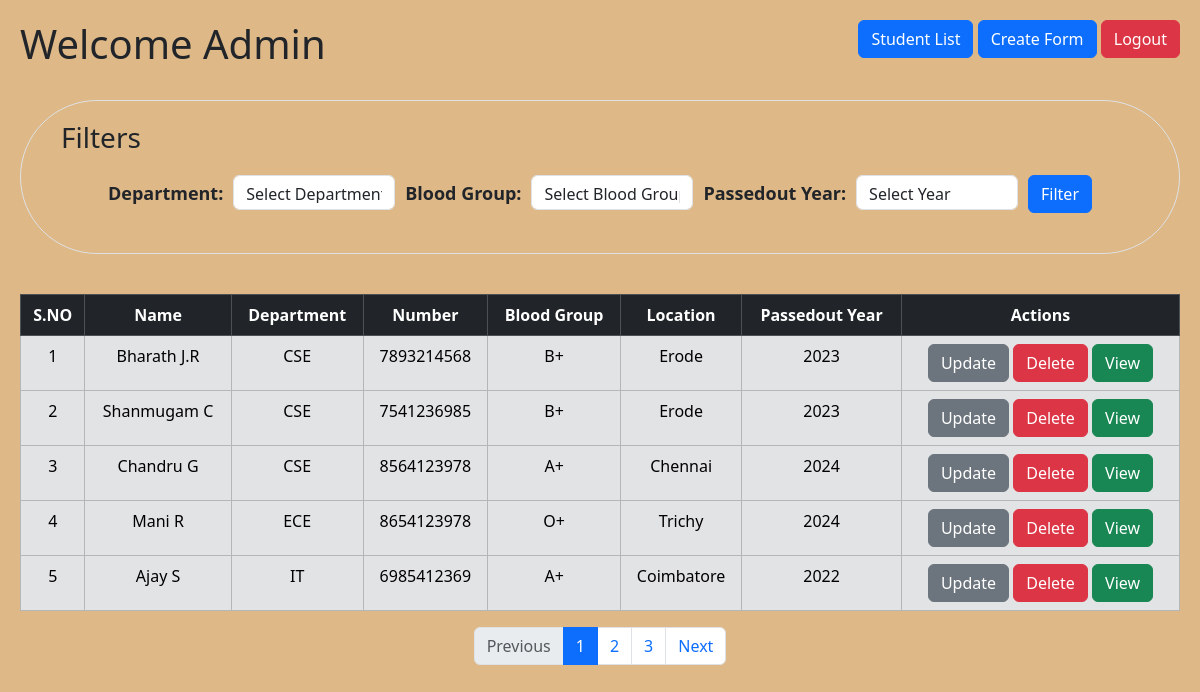
Page /index.php?mod=student&view=studentList (signed in) on the committed database.
### tables this page shows
CREATE TABLE `user` (
  `id` int NOT NULL AUTO_INCREMENT,
  `email` varchar(150) NOT NULL,
  `password` varchar(50) NOT NULL,
  `user_type` enum('Student','Admin') DEFAULT 'Student',
  PRIMARY KEY (`id`),
  UNIQUE KEY `email` (`email`)
);

CREATE TABLE `student_details` (
  `r_id` int NOT NULL,
  `first_name` varchar(15) NOT NULL,
  `last_name` varchar(15) NOT NULL,
  `dob` date NOT NULL,
  `number` varchar(15) NOT NULL,
  `age` tinyint NOT NULL,
  `blood_group` enum('A+','A-','B+','B-','O+','O-','AB+','AB-') NOT NULL,
  `gender` enum('Male','Female','Other') NOT NULL,
  `location` varchar(50) NOT NULL,
  `status` enum('Yes','No') DEFAULT 'Yes',
  `image` varchar(150) NOT NULL,
  `department` varchar(15) NOT NULL,
  `passedout_year` year NOT NULL
);

### model/studentModel.php (called while the page is built, shortened)
<?php
    class StudentModel extends database_connection
    {
        function studentList($filteredArray)
        {
            $status="Yes";
            $user_type="Student";
            $db=$this->connect();
            $query=$this->queryPrepare($filteredArray);
            $data=$db->prepare($query);
            $data->bindParam(":status",$status);
            $data->bindParam(":user_type",$user_type);
            $data->execute();
            $no_Of_Rows=$data->rowCount();
            return $no_Of_Rows;
        }
        function queryPrepare($filteredArray)
        {
            $query="select id,first_name,last_name,department,number,blood_group,passedout_year,location from user inner join student_details on user.id=student_details.r_id where status=:status && user_type=:user_type";
            return $query;
        }
        function retrieve($filteredArray,$offset_value,$results_per_page)
        {
            $status="Yes";
            $user_type="Student";
            $db=$this->connect();
            $query=$this->queryPrepare($filteredArray);
            $query=$query." LIMIT ".$offset_value.','.$results_per_page;
            $data=$db->prepare($query);
            $data->bindParam(":status",$status);
            $data->bindParam(":user_type",$user_type);
            $data->execute();
            $rows = $data->fetchAll(PDO::FETCH_ASSOC);
            $no_Of_Rows=$data->rowCount();
            return ($no_Of_Rows==0) ? "No Records Found" : $rows;
        }
    }
?>

### view/studentList.php (the view, shortened to what this page needs)
<!DOCTYPE html>
<html lang='en'>
<head>
    <link rel='stylesheet' href='view/style.css'>
    <link href='https://cdn.jsdelivr.net/npm/bootstrap@5.3.3/dist/css/bootstrap.min.css' rel='stylesheet'>
</head>
<body class='listBackground'>
    <?php if(file_exists("common/header.php")) { include_once "common/header.php"; } ?>
    <div class='border rounded-pill heading'>
        <h3 class='sub_heading'>Filters</h3>
        <div class='filter'>
                <form method="post" action="index.php?mod=student&view=studentList">
                    <div class='form-group filters'>
                        <label class='list_label'><b>Department:</b></label>
                            <select name='dept_filter' class='form-control filter_input'>
                                <option value=''>Select Department</option>
                            </select>
                        <label class='list_label'><b>Blood Group:</b></label>
                            <select name='blood_group_filter' class='form-control filter_input'>
                                <option value=''>Select Blood Group</option>
                            </select>
                        <label class='list_label'><b>Passedout Year:</b></label>
                            <select name='passedout_year_filter' class='form-control filter_input'>
                                <option value=''>Select Year</option>
                            </select>
                        <input type='submit' class='btn btn-primary' name='submit' value='Filter'>
                    </div>
                </form>
        </div>
    </div>
    <table cellspacing='0' cellpadding='20' border='1' width='800' class='table table-bordered table-hover table-secondary'>
        <tr class='table-dark'>
            <td align="center"><b>S.NO</b></td>
            <td align="center"><b>Name</b></td>
            <td align="center"><b>Department</b></td>
            <td align="center"><b>Number</b></td>
            <td align="center"><b>Blood Group</b></td>
            <td align="center"><b>Location</b></td>
            <td align="center"><b>Passedout Year</b></td>
            <td align="center"><b>Actions</b></td>
        </tr>
        <?php
        $s_no=($page-1)*5;
        if(is_array($finalResult))
        {
            foreach ($finalResult as $row)
            {
                    $s_no++;
                    echo "<tr>
                                <td align='center'>{$s_no}</td>
                                <td align='center'>{$row['first_name']} {$row['last_name']}</td>
                                <td align='center'>{$row['department']}</td>
                                <td align='center'>{$row['number']}</td>
                                <td align='center'>{$row['blood_group']}</td>
                                <td align='center'>{$row['location']}</td>
                                <td align='center'>{$row['passedout_year']}</td>
                                <td align='center'>
                                    <a href=index.php?mod=student&view=updateForm&id={$row['id']}><button class='btn btn-secondary'>Update</button></a>
                                    <a href=index.php?mod=student&view=deleteStudent&id={$row['id']} onclick=\"return confirm('Are you sure you want to delete this item?');\" ><button class='btn btn-danger'>Delete</button></a>
                                    <a href=index.php?mod=student&view=viewStudent&id={$row['id']}><button class='btn btn-success'>View</button></a>
                                </td>
                          </tr>";
            }
        }
        ?>
    </table>
            <nav>
                <ul class="pagination paginationClass">
                <?php
                    if($page>1)
                    {
                        echo '<li class="page-item">
                                <a class="page-link" href="index.php?mod=student&view=studentList&pageId='.($page-1).'">Previous</a>
                            </li>';
                    }
                    else
                    {
                        echo '<li class="page-item disabled">
                                <a class="page-link">Previous</a>
                            </li>';
                    }
                for($pages=1;$pages<=$number_of_page;$pages++)
                {
                    $active=($pages==$page) ? 'active' : '';
                    echo '<li class="page-item '.$active.'">
                            <a class="page-link" href="index.php?mod=student&view=studentList&pageId='.$pages.'">'.$pages.'</a>
                        </li>';
                }
                if ($page<$number_of_page)
                {
                    echo '<li class="page-item">
                            <a class="page-link" href="index.php?mod=student&view=studentList&pageId='.($page+1).'">Next</a>
                        </li>';
                }
                else
                {
                    echo '<li class="page-item disabled">
                            <a class="page-link">Next</a>
                        </li>';
                }
                ?>
                </ul>
            </nav>
</body>
</html>

### index.php (shortened to what this page needs)
<?php
class MainController
{
    public function hook()
    {
        $url=$_SERVER['REQUEST_URI'];
        $request=parse_url($url);
        if(array_key_exists('query',$request))
        {
            $query=explode("&",$request['query']);
            foreach($query as $query_data)
                $query_split[]=explode("=",$query_data);
            $data=array_column($query_split,1,0);
            if(isset($data['mod'])&& isset($data['view']))
            {
                $datas=[
                    'model'=>$data['mod'],
                    'controller'=>$data['mod'],
                    'view'=>$data['view'],
                ];
                unset($data['mod'],$data['view']);
                $datas['request_data']=$data;
                $this->run_module($datas);
            }
            else
            {
                isset($_SESSION["Name"]) ? header("Location: index.php?mod=student&view=studentList") : header("Location: index.php?mod=authentication&view=login");
            }
        }
        else
        {
            isset($_SESSION["Name"]) ? header("Location: index.php?mod=student&view=studentList") : header("Location: index.php?mod=authentication&view=login");
        }
    }
    public function run_module($request_datas)
    {
        try
        {
            $path = "./controller/{$request_datas['model']}Controller.php";
            if (!file_exists($path))
            {
                isset($_SESSION["Name"]) ? header("Location: index.php?mod=student&view=studentList") : header("Location: index.php?mod=authentication&view=login");
            }
            else
            {
                $main=new $classname;
                $func_name=$request_datas['view'];
                call_user_func(array($main,$func_name),$request_datas);
            }
        }
        catch (Exception $e)
        {
            echo $e->getMessage();
            die;
        }
    }
}
$main=new MainController;
$main->hook();
?>

### controller/studentController.php (shortened to what this page needs)
<?php
    class StudentController
    {
        public $Obj;
        function __construct()
        {
            if(file_exists("./model/studentModel.php"))
            {
                include_once "./model/studentModel.php";
            }
            $this->Obj=new StudentModel();
        }
        function studentList()
        {
            if(isset($_SESSION["Name"]))
            {
                if($_SESSION["User_Type"]=="Admin")
                {
                    $arr=array();
                    $arr['department']=isset($_POST['dept_filter']) ? trim($_POST['dept_filter']) : null;
                    $arr['blood_group']=isset($_POST['blood_group_filter']) ? trim($_POST['blood_group_filter']) : null;
                    $arr['passedout_year']=isset($_POST['passedout_year_filter']) ? trim($_POST['passedout_year_filter']) : null;
                    $filteredArray=array_filter($arr);
                    $rows=$this->Obj->studentList($filteredArray);
                    $results_per_page=5;
                    $number_of_page = ceil($rows/$results_per_page);
                    (!isset($_GET['pageId'])) ? $page=1 : $page=$_GET['pageId'];
                    $offset_value = ($page-1) * $results_per_page;
                    $finalResult=$this->Obj->retrieve($filteredArray,$offset_value,$results_per_page);
                    if(file_exists("./view/studentList.php"))
                    {
                        include_once "./view/studentList.php";
                    }
                }
                else
                {
                    header("Location: index.php?mod=student&view=viewStudent&id=".$_SESSION["Id"]);
                }
            }
            else
            {
                header("Location: index.php?mod=authentication&view=login");
            }
        }
    }

### common/header.php
<header>
    <div>
        <div class='list'>
            <h1>Welcome <?php echo $_SESSION["Name"] ?></h1>
        </div>
        <div class='logout_button'>
            <a href='index.php?mod=student&view=studentList'><button class='btn btn-primary'>Student List</button></a>
            <a href='index.php?mod=student&view=studentForm'><button class='btn btn-primary'>Create Form</button></a>
            <a href='index.php?mod=authentication&view=logout'><button class='btn btn-danger'>Logout</button></a>
        </div>
    </div>
</header>

### view/style.css (style rules this page uses)
* { margin: 0px; padding: 0px; }
body { font-family:arial; margin: 20px; padding: 20px; }
.logout_button { float: right; }
.list { float: left; }
.filter { width: 984px; margin: 0px auto; margin-bottom: 40px; }
.heading { margin-top: 80px; }
.listBackground { background-color:burlywood; }
.paginationClass { justify-content: center; }
.filters { display: flex; gap: 10px; }
.filter_input { height: 35px; }
.list_label { font-size: 18px; white-space: nowrap; align-content: center; }
.sub_heading { margin: 20px 0px; padding-left: 40px; }
.table { margin-top: 40px; }

### rows in the picture
user: student_details.first_name "Bharath", student_details.last_name "J.R", student_details.department "CSE", student_details.number "7893214568", student_details.blood_group "B+", student_details.location "Erode", student_details.passedout_year "2023"
user: student_details.first_name "Shanmugam", student_details.last_name "C", student_details.department "CSE", student_details.number "7541236985", student_details.blood_group "B+", student_details.location "Erode", student_details.passedout_year "2023"
user: student_details.first_name "Chandru", student_details.last_name "G", student_details.department "CSE", student_details.number "8564123978", student_details.blood_group "A+", student_details.location "Chennai", student_details.passedout_year "2024"
user: student_details.first_name "Mani", student_details.last_name "R", student_details.department "ECE", student_details.number "8654123978", student_details.blood_group "O+", student_details.location "Trichy", student_details.passedout_year "2024"
user: student_details.first_name "Ajay", student_details.last_name "S", student_details.department "IT", student_details.number "6985412369", student_details.blood_group "A+", student_details.location "Coimbatore", student_details.passedout_year "2022"

### other values in the picture
$_SESSION["Name"] "Admin"
